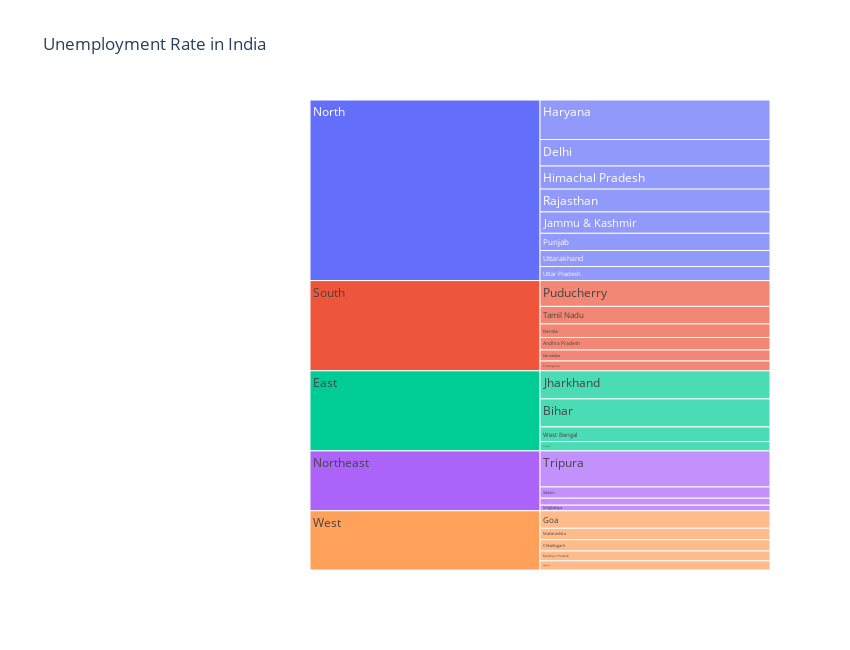

The cell this chart's notebook holds for it:
### Markdown cell above
Ploty and matlot library is used to analyze the unemployment rate. (icicle visualization)

### Code cell
unemployment = data[["States", "Region", "Estimated Unemployment Rate"]]
figure = px.icicle(unemployment, path= ["Region", "States"],
                     values = "Estimated Unemployment Rate",
                     width = 850, height = 650, color_continuous_scale = "RdY1Gn",
                     title = "Unemployment Rate in India")

figure.show()

### Figure 1 — Plotly figure (JSON) as saved in the notebook; plotly's stock layout.template omitted (floating-point values rounded to 4 significant figures)
{"data": [{"branchvalues": "total", "domain": {"x": [0, 1], "y": [0, 1]}, "hovertemplate": "labels=%{label}<br>Estimated Unemployment Rate=%{value}<br>parent=%{parent}<br>id=%{id}<extra></extra>", "ids": ["South/Andhra Pradesh", "Northeast/Assam", "East/Bihar", "West/Chhattisgarh", "North/Delhi", "West/Goa", "West/Gujarat", "North/Haryana", "North/Himachal Pradesh", "North/Jammu & Kashmir", "East/Jharkhand", "South/Karnataka", "South/Kerala", "West/Madhya Pradesh", "West/Maharashtra", "Northeast/Meghalaya", "East/Odisha", "South/Puducherry", "North/Punjab", "North/Rajasthan", "Northeast/Sikkim", "South/Tamil Nadu", "South/Telangana", "Northeast/Tripura", "North/Uttar Pradesh", "North/Uttarakhand", "East/West Bengal", "East", "North", "Northeast", "South", "West"], "labels": ["Andhra Pradesh", "Assam", "Bihar", "Chhattisgarh", "Delhi", "Goa", "Gujarat", "Haryana", "Himachal Pradesh", "Jammu & Kashmir", "Jharkhand", "Karnataka", "Kerala", "Madhya Pradesh", "Maharashtra", "Meghalaya", "Odisha", "Puducherry", "Punjab", "Rajasthan", "Sikkim", "Tamil Nadu", "Telangana", "Tripura", "Uttar Pradesh", "Uttarakhand", "West Bengal", "East", "North", "Northeast", "South", "West"], "name": "", "parents": ["South", "Northeast", "East", "West", "North", "West", "West", "North", "North", "North", "East", "South", "South", "West", "West", "Northeast", "East", "South", "North", "North", "Northeast", "South", "South", "Northeast", "North", "North", "East", "", "", "", "", ""], "type": "icicle", "values": [86.64, 48.56, 194.7, 78.19, 184.1, 121.7, 63.76, 274.8, 160.7, 148.3, 195.4, 76.68, 94.34, 68.54, 79.79, 38.66, 64.62, 179.4, 119.8, 158.7, 78.34, 121.9, 68.33, 250.6, 97.37, 111.6, 101.9, 556.6, 1255.0, 416.1, 627.3, 411.9]}], "layout": {"height": 650, "legend": {"tracegroupgap": 0}, "title": {"text": "Unemployment Rate in India"}, "width": 850}}
